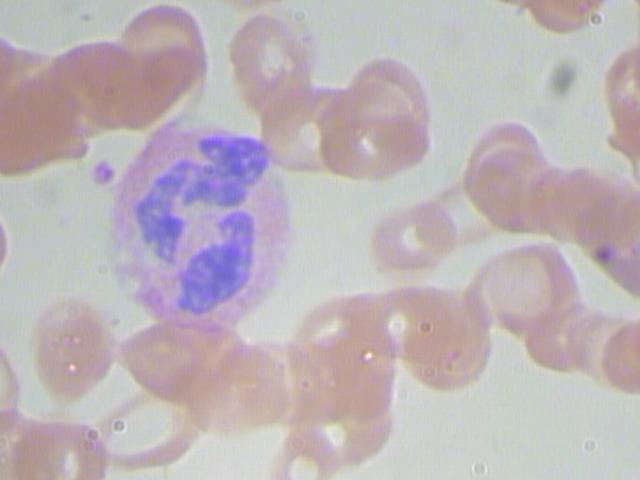
#> input picture dataset-master/JPEGImages/BloodImage_00011.jpg, 640 x 480 px, found by its file name; its folder holds 4 pictures in this run
$ python main.py
#> lines starting #> are read from the running program, lines starting #| are printed output that depends on the picture
import os
import numpy as np
import pandas as pd
from matplotlib import pyplot as plt
import cv2

class ImagePreprocessing:
    def __init__(self):
        self.train_dir = "/Users/Akhil/PycharmProjects/Blood-Cell-Image-Segmentation/dataset-master/JPEGImages"

    def read_images(self):
        images = []
        for filename in os.listdir(self.train_dir):
            img = cv2.imread(os.path.join(self.train_dir, filename))
#> img is the input picture: shape (480, 640, 3); mean B, G, R 184.1, 179.8, 189.2
            if img is not None:
                images.append(img)

        return images

x = ImagePreprocessing()
images = x.read_images()
plt.imshow(cv2.cvtColor(images[1], cv2.COLOR_BGR2RGB))
plt.show()
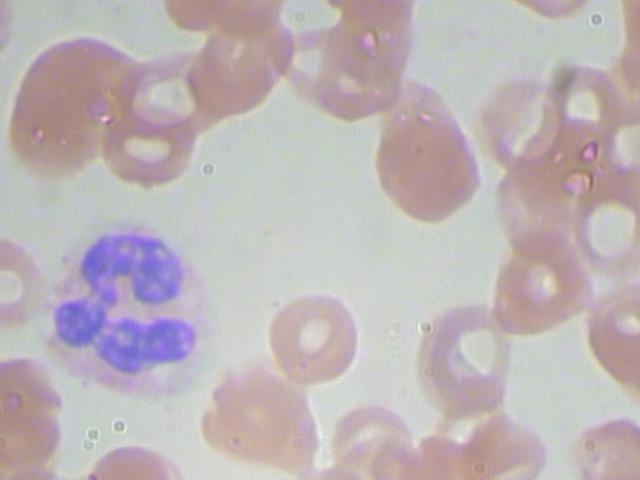
#> shown: shape (480, 640, 3); mean R, G, B 189.6, 180, 182.7
